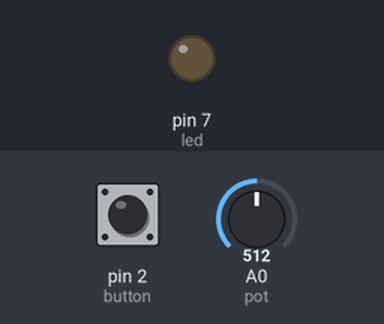
A sketch run on a simulated Arduino Uno, built with avr-gcc and run on an emulated ATmega328P. On the bench: output pins drawn as LEDs (lit = HIGH). The inputs (shaded band) are chosen by the test bench; at power-on: pin 2 (button) HIGH, A0 (pot) = 512. What the sketch prints to the serial monitor is not drawn.

Above: at 1.2 s.
1.3 s: pin 2 (button) pulled LOW for 0.15 s
At 1.37 s:
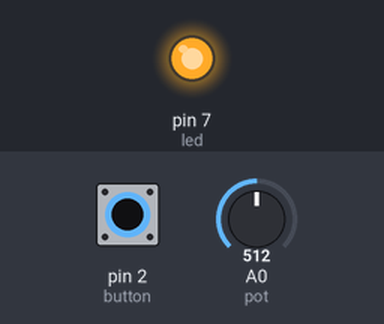
2.9 s: pin 2 (button) pulled LOW for 3.2 s
At 6.6 s:
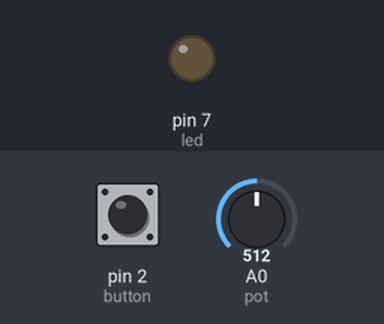
Timing chart, 0 to 8.1 s (numbered marks = the images above; inputs shaded):
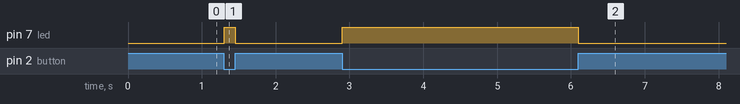

The sketch:

exam1.ino
```cpp
const int button = 2;
const int led = 7;
const int pot = A0;


void setup() {
  // put your setup code here, to run once:
  Serial.begin(9600);
  pinMode(button, INPUT);
  pinMode(led, OUTPUT);
}

void loop() {
  // put your main code here, to run repeatedly:
  digitalWrite(led, !digitalRead(button));
  Serial.println(analogRead(pot));
}
```

Measured:
- after the input at 1.3 s, pin 7 (led): LOW → HIGH at once, → LOW 0.15 s later
- after the input at 2.9 s, pin 7 (led): LOW → HIGH at once, → LOW 3.2 s later
